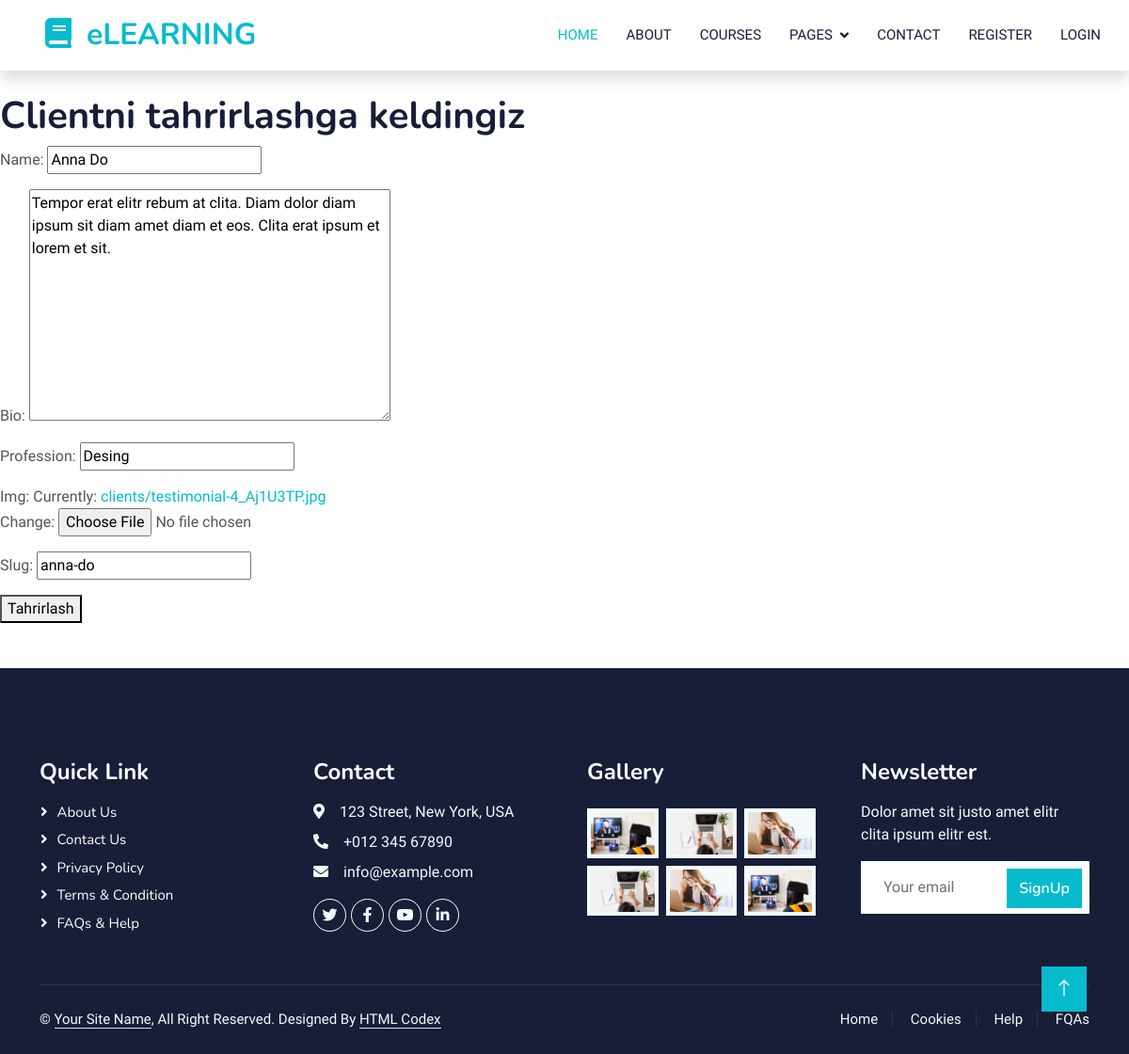
Screenshot of /home7/update/anna-do/ with the database file from the repository.
### learningapp/models.py (models this page shows, shortened)
class Clients(models.Model):
    name = models.CharField(max_length=200)
    bio = models.TextField()
    profession = models.CharField(max_length=200)
    img = models.ImageField(upload_to='clients/')
    slug = models.SlugField()

### learningapp/views.py (the view)
# urls.py: path('home7/update/<slug>/', ClientUpdateView.as_view(), name='ClientUpdateView'),
class ClientUpdateView(UpdateView):
    model = Clients
    fields = ('__all__')
    template_name = 'Change_templates/ClientUpdateView.html'

### templates/Change_templates/ClientUpdateView.html
{% extends "base.html" %}
{% load static %}
{% block content %}
<h1>Clientni tahrirlashga keldingiz</h1>
<form method="post">{% csrf_token %}
    {{form.as_p}}
    <button type='submit'>Tahrirlash</button>
</form>
{% endblock content %}

### static/css/style.css (style rules this page uses)
:root { --primary: #06BBCC; --light: #F0FBFC; --dark: #181d38; }

### rows the page displays
Clients: name "Anna Do", bio "Tempor erat elitr rebum at clita. Diam dolor diam ipsum sit diam amet diam et eos. Clita erat ipsum et lorem et sit.", profession "Desing", slug "anna-do"
